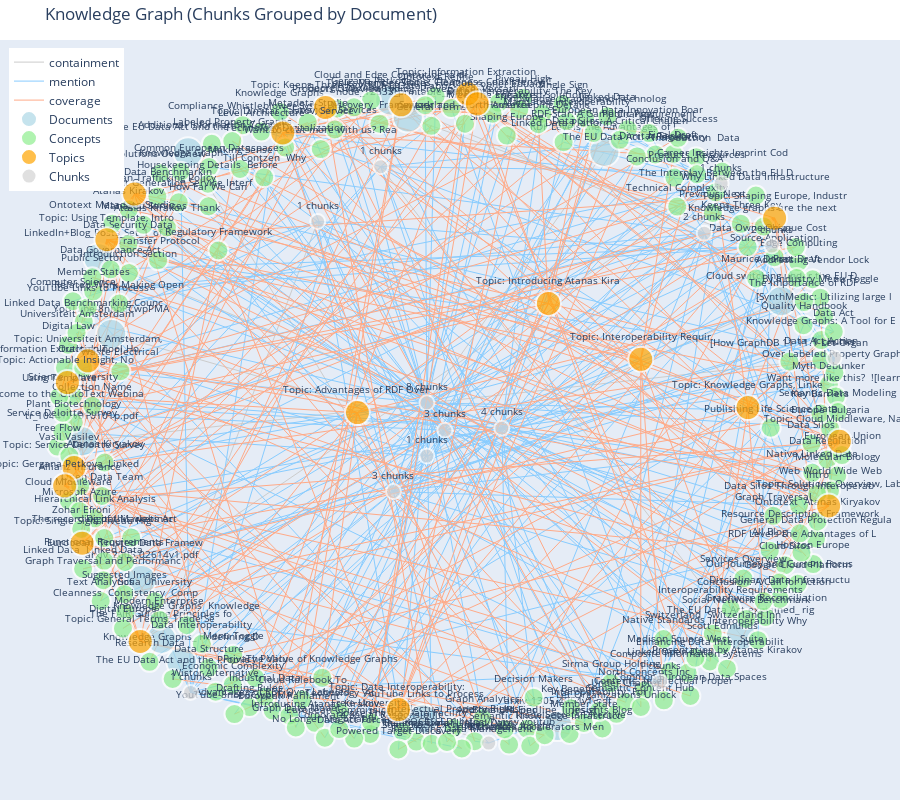

Notebook code cell kept with this figure:
### Code cell
# Visualize knowledge graph with colored nodes
def visualize_knowledge_graph(G, title="Knowledge Graph", height=800):
    """Visualize with color-coded node types"""
    
    # Layout
    pos = nx.spring_layout(G, k=1.5, iterations=50, seed=42)
    
    # Edge traces
    edge_traces = []
    
    # Group edges by type
    edge_colors = {
        'containment': '#cccccc',
        'mention': '#88ccff',
        'coverage': '#ffaa88'
    }
    
    for edge_type, color in edge_colors.items():
        edge_x = []
        edge_y = []
        edge_text = []
        
        for edge in G.edges(data=True):
            if edge[2].get('edge_type') == edge_type:
                x0, y0 = pos[edge[0]]
                x1, y1 = pos[edge[1]]
                edge_x.extend([x0, x1, None])
                edge_y.extend([y0, y1, None])
                edge_label = edge[2].get('label', '')
                edge_text.append(edge_label)
        
        edge_trace = go.Scatter(
            x=edge_x, y=edge_y,
            line=dict(width=1, color=color),
            hoverinfo='text',
            mode='lines',
            text=edge_text,
            name=edge_type
        )
        
        edge_traces.append(edge_trace)
    
    # Node traces by type
    node_traces = []
    
    node_types = {
        'document': {'color': 'lightblue', 'name': 'Documents'},
        'concept': {'color': 'lightgreen', 'name': 'Concepts'},
        'topic': {'color': 'orange', 'name': 'Topics'},
        'chunk_group': {'color': 'lightgray', 'name': 'Chunks'}
    }
    
    for node_type, style in node_types.items():
        node_x = []
        node_y = []
        node_text = []
        node_sizes = []
        node_hover = []
        
        for node, data in G.nodes(data=True):
            if data.get('node_type') == node_type:
                x, y = pos[node]
                node_x.append(x)
                node_y.append(y)
                
                label = data.get('label', node.split('/')[-1])
                size = data.get('size', 20)
                
                node_text.append(label[:30])
                node_sizes.append(size)
                
                # Hover text
                hover = f"{label}<br>Type: {node_type}"
                if node_type == 'chunk_group':
                    hover += f"<br>Document: {data.get('parent_doc', 'Unknown')}"
                hover += f"<br>Connections: {G.degree(node)}"
                node_hover.append(hover)
        
        if len(node_x) > 0:
            node_trace = go.Scatter(
                x=node_x, y=node_y,
                mode='markers+text',
                hoverinfo='text',
                marker=dict(
                    color=style['color'],
                    size=node_sizes,
                    line=dict(width=2, color='white')
                ),
                text=node_text,
                textposition="top center",
                textfont=dict(size=10),
                name=style['name'],
                hovertext=node_hover
            )
            node_traces.append(node_trace)
    
    # Create figure
    fig = go.Figure(
        data=edge_traces + node_traces,
        layout=go.Layout(
            title=dict(text=title),
            showlegend=True,
            hovermode='closest',
            margin=dict(b=0, l=0, r=0, t=40),
            height=height,
            xaxis=dict(showgrid=False, zeroline=False, showticklabels=False),
            yaxis=dict(showgrid=False, zeroline=False, showticklabels=False),
            legend=dict(
                yanchor="top",
                y=0.99,
                xanchor="left",
                x=0.01
            )
        )
    )
    
    return fig

# Show knowledge graph
fig_kg = visualize_knowledge_graph(kg_nx, title="Knowledge Graph (Chunks Grouped by Document)")
fig_kg.show()

### Figure 1 — Plotly figure (JSON) as saved in the notebook; plotly's stock layout.template omitted (floating-point values rounded to 4 significant figures; data arrays with more than 128 entries replaced by an {"elided": "..."} marker saying what was removed)
{"data": [{"hoverinfo": "text", "line": {"color": "#cccccc", "width": 1}, "mode": "lines", "name": "containment", "text": ["hasChunks", "hasChunks", "hasChunks", "hasChunks", "hasChunks", "hasChunks", "hasChunks", "hasChunks", "hasChunks", "hasChunks", "hasChunks", "hasChunks", "hasChunks", "hasChunks"], "type": "scatter", "x": [-0.1437, 0.6512, null, 0.8466, -0.05103, null, -0.6723, -0.6492, null, -0.8824, 0.1388, null, 0.3984, -0.05083, null, -0.6554, -0.1356, null, 0.744, -0.1678, null, -0.7234, -0.3274, null, -0.8499, -0.005194, null, -0.06087, 0.1056, null, 0.2796, 0.5394, null, -0.774, 0.694, null, -0.09909, 0.8222, null, -0.9242, 0.9803, null], "y": [0.9719, 0.5698, null, 0.3637, -0.1051, null, -0.7295, -0.8207, null, 0.494, -0.02082, null, 0.8162, 0.05617, null, 0.8147, -0.2125, null, -0.6486, 0.7711, null, -0.6588, 0.6052, null, 0.2643, -0.02694, null, -0.9031, -0.974, null, -0.9227, -0.7891, null, -0.4803, 0.7205, null, 0.9198, 0.5308, null, -0.06061, 0.1917, null]}, {"hoverinfo": "text", "line": {"color": "#88ccff", "width": 1}, "mode": "lines", "name": "mention", "text": {"elided": "220 str values"}, "type": "scatter", "x": {"elided": "660 float values"}, "y": {"elided": "660 float values"}}, {"hoverinfo": "text", "line": {"color": "#ffaa88", "width": 1}, "mode": "lines", "name": "coverage", "text": {"elided": "210 str values"}, "type": "scatter", "x": {"elided": "630 float values"}, "y": {"elided": "630 float values"}}, {"hoverinfo": "text", "hovertext": ["Cloud and Edge Computing_ a different way of using IT — Brochure _ Shaping Europe’s digital future.pdf<br>Type: document<br>Connections: 1", "Cloud switching under the EU Data Act.pdf<br>Type: document<br>Connections: 1", "Knowledge Graphs_ Redefining Data Management for the Modern Enterprise.pdf<br>Type: document<br>Connections: 1", "LinkedIn+Blog_Posts_Set_1_of_3_EU_Data_Act_Linked_Data<br>Type: document<br>Connections: 1", "RDF Levels the Advantages of Labeled Property Graphs & Keeps Three Key Benefits: Standards, Semantics & Interoperability<br>Type: document<br>Connections: 1", "The EU Data Act and the Promise of Linked Data: Addressing Vendor Lock-in and Data Silos Through Interoperability<br>Type: document<br>Connections: 1", "The EU Data Act explained_ rights, obligations and challenges for data holders and manufacturers.pdf<br>Type: document<br>Connections: 1", "The FAIR Guiding Principles for scientific data management and stewardship.pdf<br>Type: document<br>Connections: 1", "YouTube-8nbb6CwpPMA<br>Type: document<br>Connections: 1", "YouTube Links to Process<br>Type: document<br>Connections: 1", "arxiv_1305.4054v1.pdf<br>Type: document<br>Connections: 1", "arxiv_2005.02614v1.pdf<br>Type: document<br>Connections: 1", "node_12633_printable_pdf.pdf<br>Type: document<br>Connections: 1", "tr_104410v010101p.pdf<br>Type: document<br>Connections: 1"], "marker": {"color": "lightblue", "line": {"color": "white", "width": 2}, "size": [30, 30, 30, 30, 30, 30, 30, 30, 30, 30, 30, 30, 30, 30]}, "mode": "markers+text", "name": "Documents", "text": ["Cloud and Edge Computing_ a di", "Cloud switching under the EU D", "Knowledge Graphs_ Redefining D", "LinkedIn+Blog_Posts_Set_1_of_3", "RDF Levels the Advantages of L", "The EU Data Act and the Promis", "The EU Data Act explained_ rig", "The FAIR Guiding Principles fo", "YouTube-8nbb6CwpPMA", "YouTube Links to Process", "arxiv_1305.4054v1.pdf", "arxiv_2005.02614v1.pdf", "node_12633_printable_pdf.pdf", "tr_104410v010101p.pdf"], "textfont": {"size": 10}, "textposition": "top center", "type": "scatter", "x": [-0.1437, 0.8466, -0.6723, -0.8824, 0.3984, -0.6554, 0.744, -0.7234, -0.8499, -0.06087, 0.2796, -0.774, -0.09909, -0.9242], "y": [0.9719, 0.3637, -0.7295, 0.494, 0.8162, 0.8147, -0.6486, -0.6588, 0.2643, -0.9031, -0.9227, -0.4803, 0.9198, -0.06061]}, {"hoverinfo": "text", "hovertext": {"elided": "210 str values"}, "marker": {"color": "lightgreen", "line": {"color": "white", "width": 2}, "size": {"elided": "210 int values"}}, "mode": "markers+text", "name": "Concepts", "text": {"elided": "210 str values"}, "textfont": {"size": 10}, "textposition": "top center", "type": "scatter", "x": {"elided": "210 float values"}, "y": {"elided": "210 float values"}}, {"hoverinfo": "text", "hovertext": ["Topic: Data Interoperability: The Key to Breaking Down Barriers, Regulatory F...<br>Type: topic<br>Connections: 10", "Topic: Knowledge Graphs, Linked Data Linked Data<br>Type: topic<br>Connections: 10", "Topic: Member States, Horizon Europe<br>Type: topic<br>Connections: 10", "Topic: Service Deloitte Survey, Data Security Data<br>Type: topic<br>Connections: 10", "Topic: Gergana Petkova, Linked Open Data<br>Type: topic<br>Connections: 10", "Topic: General Terms, Trade Secrets Directive<br>Type: topic<br>Connections: 10", "Topic: Universiteit Amsterdam, Scott Edmunds<br>Type: topic<br>Connections: 10", "Topic: Interoperability Requirements, Drafting Rules<br>Type: topic<br>Connections: 10", "Topic: Solutions Overview, Labeled Property Graphs<br>Type: topic<br>Connections: 10", "Topic: Dimitar Taskov, Services Overview<br>Type: topic<br>Connections: 10", "Topic: Keeps Three Key, RDF Levels the Advantages of Labeled Property Graphs ...<br>Type: topic<br>Connections: 10", "Topic: Linked Data Benchmarking Council, Graphwise Reconciliation<br>Type: topic<br>Connections: 10", "Topic: Using Template, Intro<br>Type: topic<br>Connections: 10", "Topic: Information Extraction Tool How, Products Resources<br>Type: topic<br>Connections: 10", "Topic: Actionable Insight, No Longer Negotiable<br>Type: topic<br>Connections: 10", "Topic: Cloud Middleware, Native Standards<br>Type: topic<br>Connections: 10", "Topic: Introducing Atanas Kirakov, Welcome to the OntoText Webinar<br>Type: topic<br>Connections: 10", "Topic: Advantages of RDF Over Labeled Property Graphs, The Importance of RDF<br>Type: topic<br>Connections: 10", "Topic: Cleanness Consistency Comprehensibility Completeness, Maurice Donat<br>Type: topic<br>Connections: 10", "Topic: Single Sign, Piveau High<br>Type: topic<br>Connections: 10", "Topic: Shaping Europe, Industrial Data<br>Type: topic<br>Connections: 10"], "marker": {"color": "orange", "line": {"color": "white", "width": 2}, "size": [25, 25, 25, 25, 25, 25, 25, 25, 25, 25, 25, 25, 25, 25, 25, 25, 25, 25, 25, 25, 25]}, "mode": "markers+text", "name": "Topics", "text": ["Topic: Data Interoperability: ", "Topic: Knowledge Graphs, Linke", "Topic: Member States, Horizon ", "Topic: Service Deloitte Survey", "Topic: Gergana Petkova, Linked", "Topic: General Terms, Trade Se", "Topic: Universiteit Amsterdam,", "Topic: Interoperability Requir", "Topic: Solutions Overview, Lab", "Topic: Dimitar Taskov, Service", "Topic: Keeps Three Key, RDF Le", "Topic: Linked Data Benchmarkin", "Topic: Using Template, Intro", "Topic: Information Extraction ", "Topic: Actionable Insight, No ", "Topic: Cloud Middleware, Nativ", "Topic: Introducing Atanas Kira", "Topic: Advantages of RDF Over ", "Topic: Cleanness Consistency C", "Topic: Single Sign, Piveau Hig", "Topic: Shaping Europe, Industr"], "textfont": {"size": 10}, "textposition": "top center", "type": "scatter", "x": [-0.1226, 0.7619, -0.1161, -0.9441, -0.9678, -0.7765, -0.9091, 0.4905, 0.9661, -0.4158, -0.3076, -0.7909, -0.861, 0.05211, -0.961, 0.9934, 0.2568, -0.2267, 0.07685, -0.9236, 0.8293], "y": [-0.8727, 0.04178, 0.9585, -0.1395, -0.1954, -0.6663, 0.1834, 0.188, -0.2562, 0.8733, 0.9506, 0.6881, 0.5499, 0.9923, 0.1176, -0.06046, 0.3569, 0.02651, 0.9617, -0.3689, 0.6152]}, {"hoverinfo": "text", "hovertext": ["8 chunks<br>Type: chunk_group<br>Document: RDF Levels the Advantages of Labeled Property Graphs & Keeps Three Key Benefits: Standards, Semantics & Interoperability<br>Connections: 51", "3 chunks<br>Type: chunk_group<br>Document: The EU Data Act and the Promise of Linked Data: Addressing Vendor Lock-in and Data Silos Through Interoperability<br>Connections: 19", "3 chunks<br>Type: chunk_group<br>Document: YouTube-8nbb6CwpPMA<br>Connections: 24", "1 chunks<br>Type: chunk_group<br>Document: YouTube Links to Process<br>Connections: 4", "2 chunks<br>Type: chunk_group<br>Document: Cloud and Edge Computing_ a different way of using IT — Brochure _ Shaping Europe’s digital future.pdf<br>Connections: 18", "4 chunks<br>Type: chunk_group<br>Document: LinkedIn+Blog_Posts_Set_1_of_3_EU_Data_Act_Linked_Data<br>Connections: 30", "1 chunks<br>Type: chunk_group<br>Document: The FAIR Guiding Principles for scientific data management and stewardship.pdf<br>Connections: 11", "1 chunks<br>Type: chunk_group<br>Document: arxiv_1305.4054v1.pdf<br>Connections: 11", "1 chunks<br>Type: chunk_group<br>Document: arxiv_2005.02614v1.pdf<br>Connections: 11", "1 chunks<br>Type: chunk_group<br>Document: tr_104410v010101p.pdf<br>Connections: 11", "1 chunks<br>Type: chunk_group<br>Document: Cloud switching under the EU Data Act.pdf<br>Connections: 11", "2 chunks<br>Type: chunk_group<br>Document: node_12633_printable_pdf.pdf<br>Connections: 11", "1 chunks<br>Type: chunk_group<br>Document: Knowledge Graphs_ Redefining Data Management for the Modern Enterprise.pdf<br>Connections: 11", "1 chunks<br>Type: chunk_group<br>Document: The EU Data Act explained_ rights, obligations and challenges for data holders and manufacturers.pdf<br>Connections: 11"], "marker": {"color": "lightgray", "line": {"color": "white", "width": 2}, "size": [15, 15, 15, 15, 15, 15, 15, 15, 15, 15, 15, 15, 15, 15]}, "mode": "markers+text", "name": "Chunks", "text": ["8 chunks", "3 chunks", "3 chunks", "1 chunks", "2 chunks", "4 chunks", "1 chunks", "1 chunks", "1 chunks", "1 chunks", "1 chunks", "2 chunks", "1 chunks", "1 chunks"], "textfont": {"size": 10}, "textposition": "top center", "type": "scatter", "x": [-0.05083, -0.1356, -0.005194, 0.1056, 0.6512, 0.1388, -0.3274, 0.5394, 0.694, 0.9803, -0.05103, 0.8222, -0.6492, -0.1678], "y": [0.05617, -0.2125, -0.02694, -0.974, 0.5698, -0.02082, 0.6052, -0.7891, 0.7205, 0.1917, -0.1051, 0.5308, -0.8207, 0.7711]}], "layout": {"height": 800, "hovermode": "closest", "legend": {"x": 0.01, "xanchor": "left", "y": 0.99, "yanchor": "top"}, "margin": {"b": 0, "l": 0, "r": 0, "t": 40}, "showlegend": true, "title": {"text": "Knowledge Graph (Chunks Grouped by Document)"}, "xaxis": {"showgrid": false, "showticklabels": false, "zeroline": false}, "yaxis": {"showgrid": false, "showticklabels": false, "zeroline": false}}}
